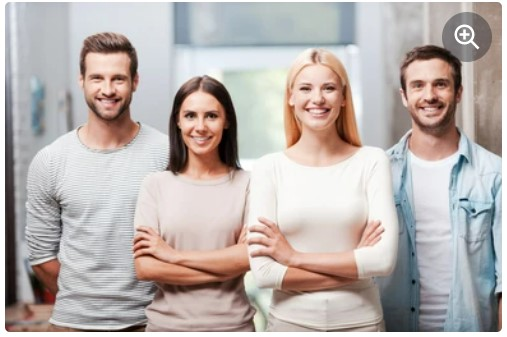
#> input picture TIFR_Assignments/test1.jpg, 507 x 337 px
$ jupyter execute FaceDetection.ipynb
#> lines starting #> are read from the running program, lines starting #| are printed output that depends on the picture; after the words box and inside, x2 and y2 are one past the last pixel; in counts of white or black regions, pixels touching at a corner belong together
[cell 1]
import cv2

[cell 2]
face_cascade = cv2.CascadeClassifier('haarcascade_frontalface_default.xml')

[cell 3]
img = cv2.imread('test1.jpg')
#> img is the input picture: shape (337, 507, 3); mean B, G, R 174.6, 177.9, 186.6

[cell 4]
gray = cv2.cvtColor(img, cv2.COLOR_BGR2GRAY)
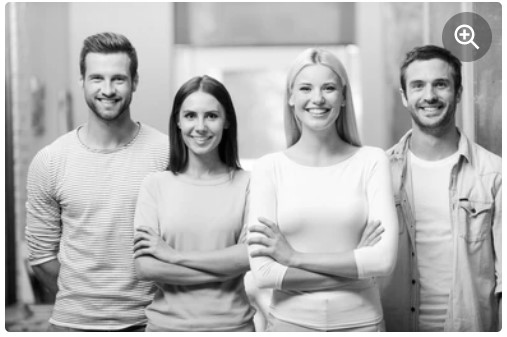
#> gray: shape (337, 507); min 0, max 255, mean 180.1

[cell 5]
faces = face_cascade.detectMultiScale(gray, 1.1, 4)
#> faces = [[287, 65, 60, 60], [171, 92, 60, 60], [77, 54, 63, 63], [398, 60, 65, 65]]

[cell 6]
for (x, y, w, h) in faces:
  cv2.rectangle(img, (x, y), (x+w, y+h), (255, 0, 0), 2)
#> this loop made 4 passes
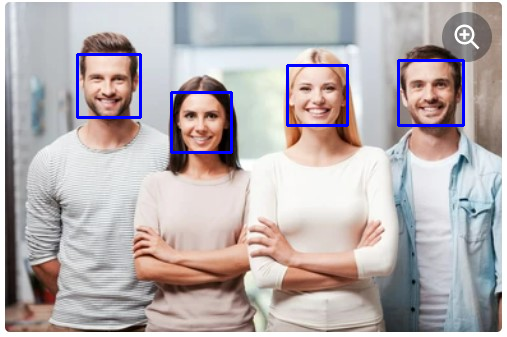
#> img: shape (337, 507, 3); 1.73% of pixels changed, all inside (x1, y1, x2, y2) = (76, 53, 465, 154)

[cell 7]
# Depricated use
# cv2.imshow('img', img)

# Instead Use

from google.colab.patches import cv2_imshow
cv2_imshow(img)


cv2.waitKey()
#> Out = 27

[cell 8]
outpath = "detected_image.jpg"
cv2.imwrite(outpath, img)
#> Out = True

$ run again, with TIFR_Assignments/bill-gates.jpg copied over TIFR_Assignments/test1.jpg
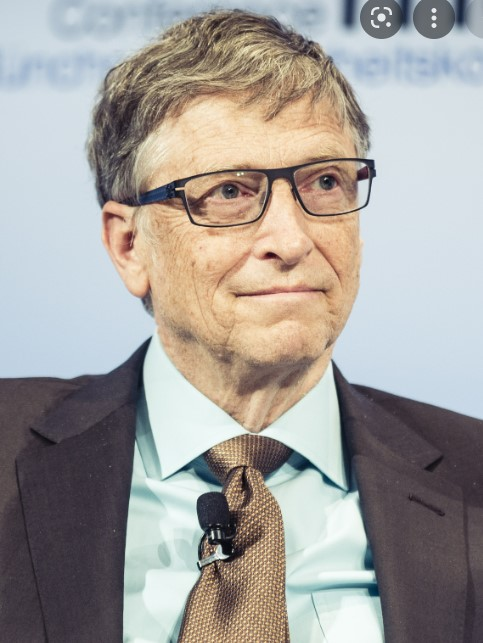
#> input picture TIFR_Assignments/bill-gates.jpg, 483 x 643 px
#> img is the input picture: shape (643, 483, 3); mean B, G, R 155.9, 159.9, 163.9
#> `gray = cv2.cvtColor(img, cv2.COLOR_BGR2GRAY)`:
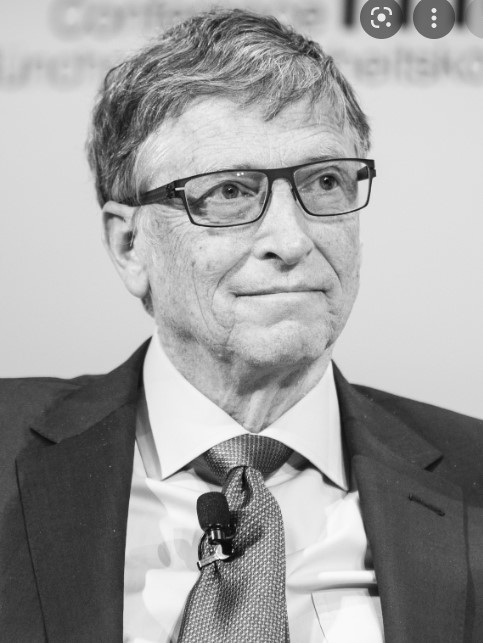
#> gray: shape (643, 483); min 2, max 253, mean 160.7
#> faces = [[116, 77, 296, 296]]
#> the loop `for (x, y, w, h) in faces:` made 1 pass
#> after the loop `for (x, y, w, h) in faces:`:
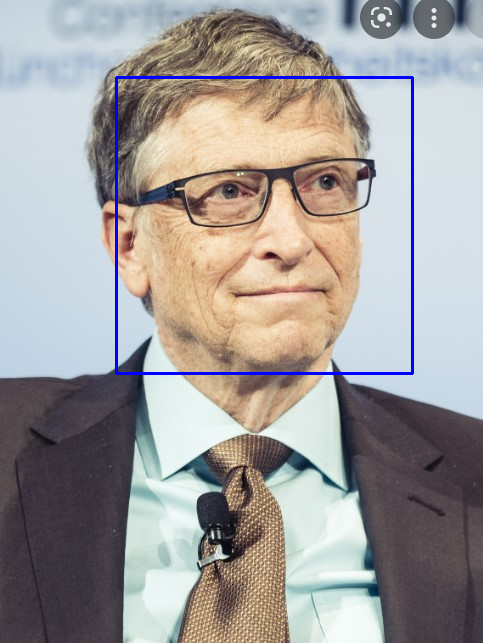
#> img: shape (643, 483, 3); 1.14% of pixels changed, all inside (x1, y1, x2, y2) = (115, 76, 414, 375)
#> `cv2.waitKey()`: Out = 27
#> `cv2.imwrite(outpath, img)`: Out = True

$ run again, with TIFR_Assignments/test.jpg copied over TIFR_Assignments/test1.jpg
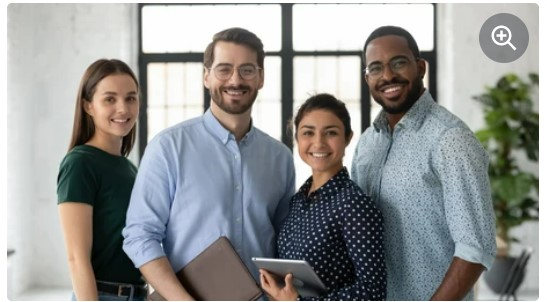
#> input picture TIFR_Assignments/test.jpg, 547 x 302 px
#> img is the input picture: shape (302, 547, 3); mean B, G, R 147.3, 148.3, 146.8
#> `gray = cv2.cvtColor(img, cv2.COLOR_BGR2GRAY)`:
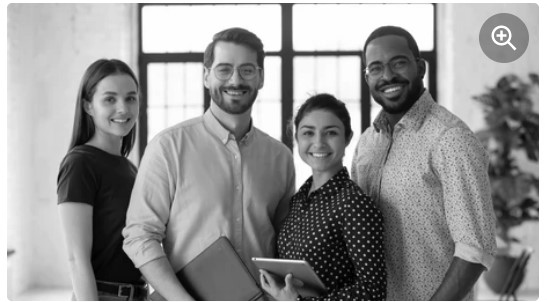
#> gray: shape (302, 547); min 0, max 255, mean 147.8
#> faces = [[208, 46, 59, 59], [290, 110, 59, 59], [89, 75, 60, 60]]
#> the loop `for (x, y, w, h) in faces:` made 3 passes
#> after the loop `for (x, y, w, h) in faces:`:
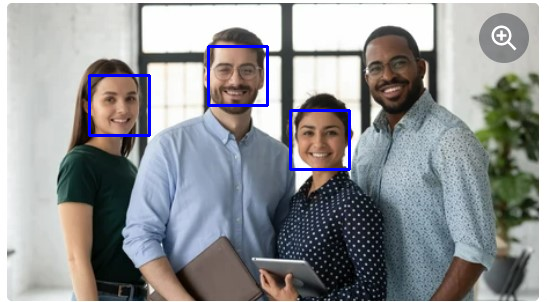
#> img: shape (302, 547, 3); 1.29% of pixels changed, all inside (x1, y1, x2, y2) = (88, 45, 351, 171)
#> `cv2.waitKey()`: Out = 27
#> `cv2.imwrite(outpath, img)`: Out = True
